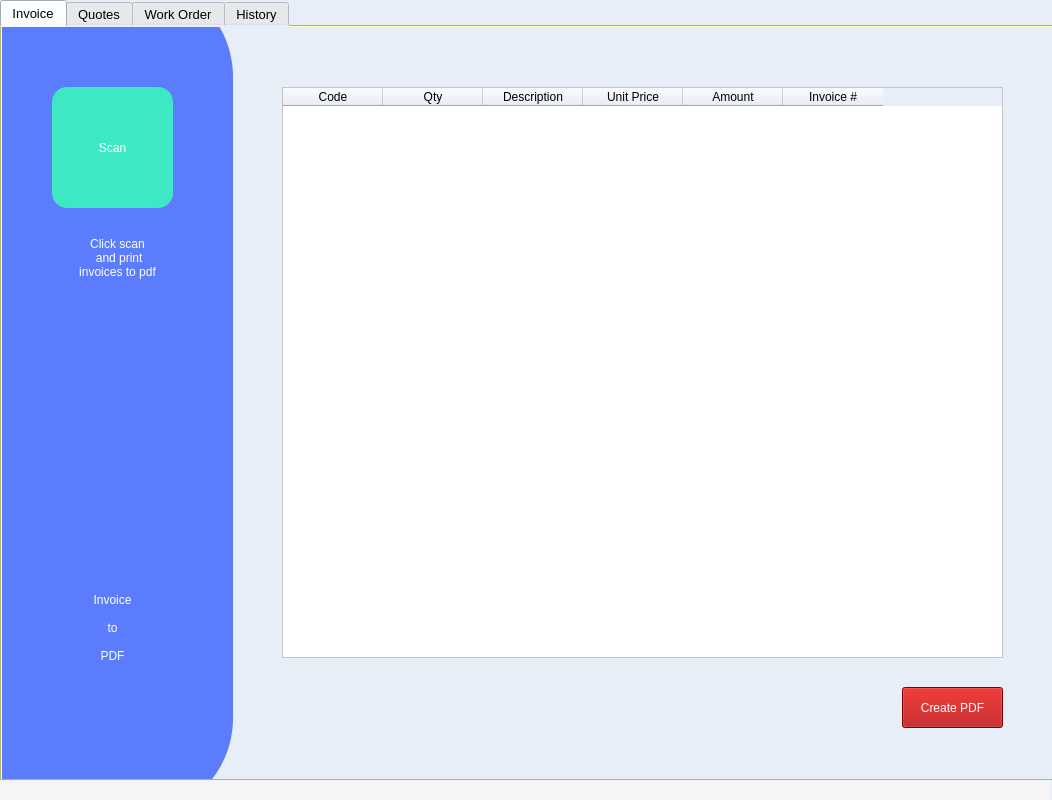
<?xml version="1.0" encoding="UTF-8"?>
<ui version="4.0">
 <class>Form</class>
 <widget class="QWidget" name="Form">
  <property name="geometry">
   <rect>
    <x>0</x>
    <y>0</y>
    <width>1052</width>
    <height>800</height>
   </rect>
  </property>
  <property name="windowTitle">
   <string>inv_printer</string>
  </property>
  <property name="styleSheet">
   <string notr="true">QWidget{

	background-color: rgb(231, 238, 248);
}</string>
  </property>
  <widget class="QTabWidget" name="tabWidget">
   <property name="geometry">
    <rect>
     <x>0</x>
     <y>0</y>
     <width>1061</width>
     <height>781</height>
    </rect>
   </property>
   <property name="palette">
    <palette>
     <active>
      <colorrole role="WindowText">
       <brush brushstyle="SolidPattern">
        <color alpha="255">
         <red>170</red>
         <green>255</green>
         <blue>127</blue>
        </color>
       </brush>
      </colorrole>
      <colorrole role="Button">
       <brush brushstyle="SolidPattern">
        <color alpha="255">
         <red>255</red>
         <green>255</green>
         <blue>127</blue>
        </color>
       </brush>
      </colorrole>
      <colorrole role="Light">
       <brush brushstyle="SolidPattern">
        <color alpha="255">
         <red>127</red>
         <green>255</green>
         <blue>255</blue>
        </color>
       </brush>
      </colorrole>
      <colorrole role="Midlight">
       <brush brushstyle="SolidPattern">
        <color alpha="255">
         <red>63</red>
         <green>255</green>
         <blue>255</blue>
        </color>
       </brush>
      </colorrole>
      <colorrole role="Dark">
       <brush brushstyle="SolidPattern">
        <color alpha="255">
         <red>0</red>
         <green>127</green>
         <blue>127</blue>
        </color>
       </brush>
      </colorrole>
      <colorrole role="Mid">
       <brush brushstyle="SolidPattern">
        <color alpha="255">
         <red>0</red>
         <green>170</green>
         <blue>170</blue>
        </color>
       </brush>
      </colorrole>
      <colorrole role="Text">
       <brush brushstyle="SolidPattern">
        <color alpha="255">
         <red>170</red>
         <green>255</green>
         <blue>127</blue>
        </color>
       </brush>
      </colorrole>
      <colorrole role="BrightText">
       <brush brushstyle="SolidPattern">
        <color alpha="255">
         <red>255</red>
         <green>255</green>
         <blue>255</blue>
        </color>
       </brush>
      </colorrole>
      <colorrole role="ButtonText">
       <brush brushstyle="SolidPattern">
        <color alpha="255">
         <red>170</red>
         <green>255</green>
         <blue>127</blue>
        </color>
       </brush>
      </colorrole>
      <colorrole role="Base">
       <brush brushstyle="SolidPattern">
        <color alpha="255">
         <red>255</red>
         <green>255</green>
         <blue>127</blue>
        </color>
       </brush>
      </colorrole>
      <colorrole role="Window">
       <brush brushstyle="SolidPattern">
        <color alpha="255">
         <red>255</red>
         <green>255</green>
         <blue>127</blue>
        </color>
       </brush>
      </colorrole>
      <colorrole role="Shadow">
       <brush brushstyle="SolidPattern">
        <color alpha="255">
         <red>0</red>
         <green>0</green>
         <blue>0</blue>
        </color>
       </brush>
      </colorrole>
      <colorrole role="AlternateBase">
       <brush brushstyle="SolidPattern">
        <color alpha="255">
         <red>127</red>
         <green>255</green>
         <blue>255</blue>
        </color>
       </brush>
      </colorrole>
      <colorrole role="ToolTipBase">
       <brush brushstyle="SolidPattern">
        <color alpha="255">
         <red>255</red>
         <green>255</green>
         <blue>220</blue>
        </color>
       </brush>
      </colorrole>
      <colorrole role="ToolTipText">
       <brush brushstyle="SolidPattern">
        <color alpha="255">
         <red>0</red>
         <green>0</green>
         <blue>0</blue>
        </color>
       </brush>
      </colorrole>
     </active>
     <inactive>
      <colorrole role="WindowText">
       <brush brushstyle="SolidPattern">
        <color alpha="255">
         <red>170</red>
         <green>255</green>
         <blue>127</blue>
        </color>
       </brush>
      </colorrole>
      <colorrole role="Button">
       <brush brushstyle="SolidPattern">
        <color alpha="255">
         <red>255</red>
         <green>255</green>
         <blue>127</blue>
        </color>
       </brush>
      </colorrole>
      <colorrole role="Light">
       <brush brushstyle="SolidPattern">
        <color alpha="255">
         <red>127</red>
         <green>255</green>
         <blue>255</blue>
        </color>
       </brush>
      </colorrole>
      <colorrole role="Midlight">
       <brush brushstyle="SolidPattern">
        <color alpha="255">
         <red>63</red>
         <green>255</green>
         <blue>255</blue>
        </color>
       </brush>
      </colorrole>
      <colorrole role="Dark">
       <brush brushstyle="SolidPattern">
        <color alpha="255">
         <red>0</red>
         <green>127</green>
         <blue>127</blue>
        </color>
       </brush>
      </colorrole>
      <colorrole role="Mid">
       <brush brushstyle="SolidPattern">
        <color alpha="255">
         <red>0</red>
         <green>170</green>
         <blue>170</blue>
        </color>
       </brush>
      </colorrole>
      <colorrole role="Text">
       <brush brushstyle="SolidPattern">
        <color alpha="255">
         <red>170</red>
         <green>255</green>
         <blue>127</blue>
        </color>
       </brush>
      </colorrole>
      <colorrole role="BrightText">
       <brush brushstyle="SolidPattern">
        <color alpha="255">
         <red>255</red>
         <green>255</green>
         <blue>255</blue>
        </color>
       </brush>
      </colorrole>
      <colorrole role="ButtonText">
       <brush brushstyle="SolidPattern">
        <color alpha="255">
         <red>170</red>
         <green>255</green>
         <blue>127</blue>
        </color>
       </brush>
      </colorrole>
      <colorrole role="Base">
       <brush brushstyle="SolidPattern">
        <color alpha="255">
         <red>255</red>
         <green>255</green>
         <blue>127</blue>
        </color>
       </brush>
      </colorrole>
      <colorrole role="Window">
       <brush brushstyle="SolidPattern">
        <color alpha="255">
         <red>255</red>
         <green>255</green>
         <blue>127</blue>
        </color>
       </brush>
      </colorrole>
      <colorrole role="Shadow">
       <brush brushstyle="SolidPattern">
        <color alpha="255">
         <red>0</red>
         <green>0</green>
         <blue>0</blue>
        </color>
       </brush>
      </colorrole>
      <colorrole role="AlternateBase">
       <brush brushstyle="SolidPattern">
        <color alpha="255">
         <red>127</red>
         <green>255</green>
         <blue>255</blue>
        </color>
       </brush>
      </colorrole>
      <colorrole role="ToolTipBase">
       <brush brushstyle="SolidPattern">
        <color alpha="255">
         <red>255</red>
         <green>255</green>
         <blue>220</blue>
        </color>
       </brush>
      </colorrole>
      <colorrole role="ToolTipText">
       <brush brushstyle="SolidPattern">
        <color alpha="255">
         <red>0</red>
         <green>0</green>
         <blue>0</blue>
        </color>
       </brush>
      </colorrole>
     </inactive>
     <disabled>
      <colorrole role="WindowText">
       <brush brushstyle="SolidPattern">
        <color alpha="255">
         <red>170</red>
         <green>255</green>
         <blue>127</blue>
        </color>
       </brush>
      </colorrole>
      <colorrole role="Button">
       <brush brushstyle="SolidPattern">
        <color alpha="255">
         <red>255</red>
         <green>255</green>
         <blue>127</blue>
        </color>
       </brush>
      </colorrole>
      <colorrole role="Light">
       <brush brushstyle="SolidPattern">
        <color alpha="255">
         <red>127</red>
         <green>255</green>
         <blue>255</blue>
        </color>
       </brush>
      </colorrole>
      <colorrole role="Midlight">
       <brush brushstyle="SolidPattern">
        <color alpha="255">
         <red>63</red>
         <green>255</green>
         <blue>255</blue>
        </color>
       </brush>
      </colorrole>
      <colorrole role="Dark">
       <brush brushstyle="SolidPattern">
        <color alpha="255">
         <red>0</red>
         <green>127</green>
         <blue>127</blue>
        </color>
       </brush>
      </colorrole>
      <colorrole role="Mid">
       <brush brushstyle="SolidPattern">
        <color alpha="255">
         <red>0</red>
         <green>170</green>
         <blue>170</blue>
        </color>
       </brush>
      </colorrole>
      <colorrole role="Text">
       <brush brushstyle="SolidPattern">
        <color alpha="255">
         <red>170</red>
         <green>255</green>
         <blue>127</blue>
        </color>
       </brush>
      </colorrole>
      <colorrole role="BrightText">
       <brush brushstyle="SolidPattern">
        <color alpha="255">
         <red>255</red>
         <green>255</green>
         <blue>255</blue>
        </color>
       </brush>
      </colorrole>
      <colorrole role="ButtonText">
       <brush brushstyle="SolidPattern">
        <color alpha="255">
         <red>170</red>
         <green>255</green>
         <blue>127</blue>
        </color>
       </brush>
      </colorrole>
      <colorrole role="Base">
       <brush brushstyle="SolidPattern">
        <color alpha="255">
         <red>255</red>
         <green>255</green>
         <blue>127</blue>
        </color>
       </brush>
      </colorrole>
      <colorrole role="Window">
       <brush brushstyle="SolidPattern">
        <color alpha="255">
         <red>255</red>
         <green>255</green>
         <blue>127</blue>
        </color>
       </brush>
      </colorrole>
      <colorrole role="Shadow">
       <brush brushstyle="SolidPattern">
        <color alpha="255">
         <red>0</red>
         <green>0</green>
         <blue>0</blue>
        </color>
       </brush>
      </colorrole>
      <colorrole role="AlternateBase">
       <brush brushstyle="SolidPattern">
        <color alpha="255">
         <red>0</red>
         <green>255</green>
         <blue>255</blue>
        </color>
       </brush>
      </colorrole>
      <colorrole role="ToolTipBase">
       <brush brushstyle="SolidPattern">
        <color alpha="255">
         <red>255</red>
         <green>255</green>
         <blue>220</blue>
        </color>
       </brush>
      </colorrole>
      <colorrole role="ToolTipText">
       <brush brushstyle="SolidPattern">
        <color alpha="255">
         <red>0</red>
         <green>0</green>
         <blue>0</blue>
        </color>
       </brush>
      </colorrole>
     </disabled>
    </palette>
   </property>
   <property name="font">
    <font>
     <family>Segoe UI</family>
     <pointsize>10</pointsize>
     <weight>50</weight>
     <italic>false</italic>
     <bold>false</bold>
    </font>
   </property>
   <property name="styleSheet">
    <string notr="true">QTabWidget{
background-color: rgb(255, 255, 127);
	font: 10pt &quot;Segoe UI&quot;;
	color: rgb(170, 255, 127);

}

</string>
   </property>
   <property name="currentIndex">
    <number>0</number>
   </property>
   <widget class="QWidget" name="tab_inv">
    <property name="font">
     <font>
      <family>MS Gothic</family>
      <pointsize>20</pointsize>
     </font>
    </property>
    <property name="accessibleName">
     <string/>
    </property>
    <property name="autoFillBackground">
     <bool>false</bool>
    </property>
    <attribute name="title">
     <string>Invoice</string>
    </attribute>
    <widget class="QTableWidget" name="tableWidget_inv">
     <property name="geometry">
      <rect>
       <x>280</x>
       <y>60</y>
       <width>721</width>
       <height>571</height>
      </rect>
     </property>
     <property name="focusPolicy">
      <enum>Qt::WheelFocus</enum>
     </property>
     <property name="contextMenuPolicy">
      <enum>Qt::PreventContextMenu</enum>
     </property>
     <property name="styleSheet">
      <string notr="true">QTableWidget{
background-color: rgb(255, 255, 255);
}</string>
     </property>
     <property name="editTriggers">
      <set>QAbstractItemView::NoEditTriggers</set>
     </property>
     <property name="alternatingRowColors">
      <bool>false</bool>
     </property>
     <property name="verticalScrollMode">
      <enum>QAbstractItemView::ScrollPerPixel</enum>
     </property>
     <attribute name="horizontalHeaderHighlightSections">
      <bool>true</bool>
     </attribute>
     <column>
      <property name="text">
       <string>Code</string>
      </property>
     </column>
     <column>
      <property name="text">
       <string>Qty</string>
      </property>
     </column>
     <column>
      <property name="text">
       <string>Description</string>
      </property>
     </column>
     <column>
      <property name="text">
       <string>Unit Price</string>
      </property>
     </column>
     <column>
      <property name="text">
       <string>Amount</string>
      </property>
     </column>
     <column>
      <property name="text">
       <string>Invoice #</string>
      </property>
     </column>
    </widget>
    <widget class="QPushButton" name="pdfbtn_inv">
     <property name="geometry">
      <rect>
       <x>900</x>
       <y>660</y>
       <width>101</width>
       <height>41</height>
      </rect>
     </property>
     <property name="whatsThis">
      <string>&lt;html&gt;&lt;head/&gt;&lt;body&gt;&lt;p align=&quot;center&quot;&gt;&lt;br/&gt;&lt;/p&gt;&lt;/body&gt;&lt;/html&gt;</string>
     </property>
     <property name="styleSheet">
      <string notr="true">QPushButton{
background-color: rgb(170, 0, 0);
	font: 9pt &quot;Segoe UI Semilight&quot;;
	
	color: rgb(255, 255, 255);
}</string>
     </property>
     <property name="text">
      <string>Create PDF</string>
     </property>
    </widget>
    <widget class="QFrame" name="frame_3">
     <property name="geometry">
      <rect>
       <x>-60</x>
       <y>-50</y>
       <width>291</width>
       <height>841</height>
      </rect>
     </property>
     <property name="styleSheet">
      <string notr="true">QFrame{
background-color: rgb(91, 124, 253);
border-radius: 100px;
}</string>
     </property>
     <property name="frameShape">
      <enum>QFrame::StyledPanel</enum>
     </property>
     <property name="frameShadow">
      <enum>QFrame::Raised</enum>
     </property>
     <widget class="QLabel" name="label_7">
      <property name="geometry">
       <rect>
        <x>80</x>
        <y>200</y>
        <width>191</width>
        <height>161</height>
       </rect>
      </property>
      <property name="styleSheet">
       <string notr="true">QLabel{
	
	
	font: 25 9pt &quot;Microsoft YaHei Light&quot;;
	color: rgb(255, 255, 255);

}</string>
      </property>
      <property name="text">
       <string>Click scan 
 and print 
invoices to pdf</string>
      </property>
      <property name="alignment">
       <set>Qt::AlignCenter</set>
      </property>
     </widget>
     <widget class="QPushButton" name="scan_inv">
      <property name="geometry">
       <rect>
        <x>110</x>
        <y>110</y>
        <width>121</width>
        <height>121</height>
       </rect>
      </property>
      <property name="styleSheet">
       <string notr="true">QPushButton{
background-color: #3FE8C4;
	color: rgb(255, 255, 255);
	font: 63 15pt &quot;Segoe UI Semibold&quot;;
border-radius: 15px;
}</string>
      </property>
      <property name="text">
       <string>Scan</string>
      </property>
     </widget>
     <widget class="QLabel" name="label_8">
      <property name="geometry">
       <rect>
        <x>90</x>
        <y>570</y>
        <width>161</width>
        <height>161</height>
       </rect>
      </property>
      <property name="styleSheet">
       <string notr="true">QLabel{
	font: 87 12pt &quot;Arial Black&quot;;
	color: rgb(255, 255, 255);

}</string>
      </property>
      <property name="text">
       <string>Invoice 
 
to
 
PDF</string>
      </property>
      <property name="alignment">
       <set>Qt::AlignCenter</set>
      </property>
     </widget>
    </widget>
   </widget>
   <widget class="QWidget" name="tab_q">
    <attribute name="title">
     <string>Quotes</string>
    </attribute>
    <widget class="QPushButton" name="pdfbtn_q">
     <property name="geometry">
      <rect>
       <x>900</x>
       <y>660</y>
       <width>101</width>
       <height>41</height>
      </rect>
     </property>
     <property name="whatsThis">
      <string>&lt;html&gt;&lt;head/&gt;&lt;body&gt;&lt;p align=&quot;center&quot;&gt;&lt;br/&gt;&lt;/p&gt;&lt;/body&gt;&lt;/html&gt;</string>
     </property>
     <property name="styleSheet">
      <string notr="true">QPushButton{
background-color: rgb(170, 0, 0);
	font: 9pt &quot;Segoe UI Semilight&quot;;
	
	color: rgb(255, 255, 255);
}</string>
     </property>
     <property name="text">
      <string>Create PDF</string>
     </property>
    </widget>
    <widget class="QTableWidget" name="tableWidget_q">
     <property name="geometry">
      <rect>
       <x>280</x>
       <y>60</y>
       <width>721</width>
       <height>571</height>
      </rect>
     </property>
     <property name="focusPolicy">
      <enum>Qt::WheelFocus</enum>
     </property>
     <property name="contextMenuPolicy">
      <enum>Qt::PreventContextMenu</enum>
     </property>
     <property name="styleSheet">
      <string notr="true">QTableWidget{
background-color: rgb(255, 255, 255);
}</string>
     </property>
     <property name="editTriggers">
      <set>QAbstractItemView::NoEditTriggers</set>
     </property>
     <property name="alternatingRowColors">
      <bool>false</bool>
     </property>
     <property name="verticalScrollMode">
      <enum>QAbstractItemView::ScrollPerPixel</enum>
     </property>
     <attribute name="horizontalHeaderHighlightSections">
      <bool>true</bool>
     </attribute>
     <column>
      <property name="text">
       <string>Code</string>
      </property>
     </column>
     <column>
      <property name="text">
       <string>Qty</string>
      </property>
     </column>
     <column>
      <property name="text">
       <string>Description</string>
      </property>
     </column>
     <column>
      <property name="text">
       <string>Unit Price</string>
      </property>
     </column>
     <column>
      <property name="text">
       <string>Amount</string>
      </property>
     </column>
     <column>
      <property name="text">
       <string>Quote#</string>
      </property>
     </column>
    </widget>
    <widget class="QFrame" name="frame_2">
     <property name="geometry">
      <rect>
       <x>-60</x>
       <y>-50</y>
       <width>291</width>
       <height>841</height>
      </rect>
     </property>
     <property name="styleSheet">
      <string notr="true">QFrame{
background-color:#38CDE8;
border-radius: 100px;
}</string>
     </property>
     <property name="frameShape">
      <enum>QFrame::StyledPanel</enum>
     </property>
     <property name="frameShadow">
      <enum>QFrame::Raised</enum>
     </property>
     <widget class="QLabel" name="label_5">
      <property name="geometry">
       <rect>
        <x>80</x>
        <y>200</y>
        <width>191</width>
        <height>161</height>
       </rect>
      </property>
      <property name="styleSheet">
       <string notr="true">QLabel{
	
	
	font: 25 9pt &quot;Microsoft YaHei Light&quot;;
	color: rgb(255, 255, 255);

}</string>
      </property>
      <property name="text">
       <string>Click scan 
 and print 
quotes to pdf</string>
      </property>
      <property name="alignment">
       <set>Qt::AlignCenter</set>
      </property>
     </widget>
     <widget class="QPushButton" name="scan_q">
      <property name="geometry">
       <rect>
        <x>110</x>
        <y>110</y>
        <width>121</width>
        <height>121</height>
       </rect>
      </property>
      <property name="styleSheet">
       <string notr="true">QPushButton{
background-color:#45FFA3;
	color: rgb(255, 255, 255);
	font: 63 15pt &quot;Segoe UI Semibold&quot;;
border-radius: 15px;
}</string>
      </property>
      <property name="text">
       <string>Scan</string>
      </property>
     </widget>
     <widget class="QLabel" name="label_6">
      <property name="geometry">
       <rect>
        <x>90</x>
        <y>570</y>
        <width>161</width>
        <height>161</height>
       </rect>
      </property>
      <property name="styleSheet">
       <string notr="true">QLabel{
	font: 87 12pt &quot;Arial Black&quot;;
	color: rgb(255, 255, 255);

}</string>
      </property>
      <property name="text">
       <string>Quotes 
 
to
 
PDF</string>
      </property>
      <property name="alignment">
       <set>Qt::AlignCenter</set>
      </property>
     </widget>
    </widget>
   </widget>
   <widget class="QWidget" name="tab_wo">
    <attribute name="title">
     <string>Work Order</string>
    </attribute>
    <widget class="QTableWidget" name="tableWidget_wo">
     <property name="geometry">
      <rect>
       <x>280</x>
       <y>60</y>
       <width>721</width>
       <height>571</height>
      </rect>
     </property>
     <property name="focusPolicy">
      <enum>Qt::WheelFocus</enum>
     </property>
     <property name="contextMenuPolicy">
      <enum>Qt::PreventContextMenu</enum>
     </property>
     <property name="styleSheet">
      <string notr="true">QTableWidget{
background-color: rgb(255, 255, 255);
}</string>
     </property>
     <property name="editTriggers">
      <set>QAbstractItemView::NoEditTriggers</set>
     </property>
     <property name="alternatingRowColors">
      <bool>false</bool>
     </property>
     <property name="verticalScrollMode">
      <enum>QAbstractItemView::ScrollPerPixel</enum>
     </property>
     <attribute name="horizontalHeaderHighlightSections">
      <bool>true</bool>
     </attribute>
     <column>
      <property name="text">
       <string>Code</string>
      </property>
     </column>
     <column>
      <property name="text">
       <string>Qty</string>
      </property>
     </column>
     <column>
      <property name="text">
       <string>Description</string>
      </property>
     </column>
     <column>
      <property name="text">
       <string>Unit Price</string>
      </property>
     </column>
     <column>
      <property name="text">
       <string>Amount</string>
      </property>
     </column>
     <column>
      <property name="text">
       <string>W/O#</string>
      </property>
     </column>
    </widget>
    <widget class="QPushButton" name="pdfbtn_wo">
     <property name="geometry">
      <rect>
       <x>900</x>
       <y>660</y>
       <width>101</width>
       <height>41</height>
      </rect>
     </property>
     <property name="whatsThis">
      <string>&lt;html&gt;&lt;head/&gt;&lt;body&gt;&lt;p align=&quot;center&quot;&gt;&lt;br/&gt;&lt;/p&gt;&lt;/body&gt;&lt;/html&gt;</string>
     </property>
     <property name="styleSheet">
      <string notr="true">QPushButton{
background-color: rgb(170, 0, 0);
	font: 9pt &quot;Segoe UI Semilight&quot;;
	
	color: rgb(255, 255, 255);
}</string>
     </property>
     <property name="text">
      <string>Create PDF</string>
     </property>
    </widget>
    <widget class="QFrame" name="frame_4">
     <property name="geometry">
      <rect>
       <x>-60</x>
       <y>-50</y>
       <width>291</width>
       <height>841</height>
      </rect>
     </property>
     <property name="styleSheet">
      <string notr="true">QFrame{
background-color: #5AE896;
border-radius: 100px;
}</string>
     </property>
     <property name="frameShape">
      <enum>QFrame::StyledPanel</enum>
     </property>
     <property name="frameShadow">
      <enum>QFrame::Raised</enum>
     </property>
     <widget class="QLabel" name="label_9">
      <property name="geometry">
       <rect>
        <x>80</x>
        <y>200</y>
        <width>191</width>
        <height>161</height>
       </rect>
      </property>
      <property name="styleSheet">
       <string notr="true">QLabel{
	
	
	font: 25 9pt &quot;Microsoft YaHei Light&quot;;
	color: rgb(255, 255, 255);

}</string>
      </property>
      <property name="text">
       <string>Click scan 
 and print 
work orders to pdf</string>
      </property>
      <property name="alignment">
       <set>Qt::AlignCenter</set>
      </property>
     </widget>
     <widget class="QPushButton" name="scan_wo">
      <property name="geometry">
       <rect>
        <x>110</x>
        <y>110</y>
        <width>121</width>
        <height>121</height>
       </rect>
      </property>
      <property name="styleSheet">
       <string notr="true">QPushButton{
background-color: #6FFED3;
	color: rgb(255, 255, 255);
	font: 63 15pt &quot;Segoe UI Semibold&quot;;
border-radius: 15px;
}</string>
      </property>
      <property name="text">
       <string>Scan</string>
      </property>
     </widget>
     <widget class="QLabel" name="label_10">
      <property name="geometry">
       <rect>
        <x>90</x>
        <y>570</y>
        <width>161</width>
        <height>161</height>
       </rect>
      </property>
      <property name="styleSheet">
       <string notr="true">QLabel{
	font: 87 12pt &quot;Arial Black&quot;;
	color: rgb(255, 255, 255);

}</string>
      </property>
      <property name="text">
       <string>Work Order 
 
to
 
PDF</string>
      </property>
      <property name="alignment">
       <set>Qt::AlignCenter</set>
      </property>
     </widget>
    </widget>
   </widget>
   <widget class="QWidget" name="tab_h">
    <attribute name="title">
     <string>History</string>
    </attribute>
    <widget class="QFrame" name="frame_5">
     <property name="geometry">
      <rect>
       <x>-30</x>
       <y>-30</y>
       <width>261</width>
       <height>841</height>
      </rect>
     </property>
     <property name="styleSheet">
      <string notr="true">QFrame{
background-color: #FE8D4E;
border-radius: 100px;
}</string>
     </property>
     <property name="frameShape">
      <enum>QFrame::StyledPanel</enum>
     </property>
     <property name="frameShadow">
      <enum>QFrame::Raised</enum>
     </property>
     <widget class="QLabel" name="label_11">
      <property name="geometry">
       <rect>
        <x>60</x>
        <y>160</y>
        <width>191</width>
        <height>161</height>
       </rect>
      </property>
      <property name="styleSheet">
       <string notr="true">QLabel{
	
	
	font: 25 9pt &quot;Microsoft YaHei Light&quot;;
	color: rgb(255, 255, 255);

}</string>
      </property>
      <property name="text">
       <string>List of 
printed invoice,
quotes and 
work orders</string>
      </property>
      <property name="alignment">
       <set>Qt::AlignCenter</set>
      </property>
     </widget>
     <widget class="QLabel" name="label_12">
      <property name="geometry">
       <rect>
        <x>80</x>
        <y>480</y>
        <width>161</width>
        <height>261</height>
       </rect>
      </property>
      <property name="styleSheet">
       <string notr="true">QLabel{
	font: 87 15pt &quot;Arial Black&quot;;
	color: rgb(255, 255, 255);

}</string>
      </property>
      <property name="text">
       <string>History</string>
      </property>
      <property name="alignment">
       <set>Qt::AlignCenter</set>
      </property>
     </widget>
     <widget class="QLabel" name="label_13">
      <property name="geometry">
       <rect>
        <x>70</x>
        <y>380</y>
        <width>191</width>
        <height>161</height>
       </rect>
      </property>
      <property name="styleSheet">
       <string notr="true">QLabel{
	
	
	font: 25 9pt &quot;Microsoft YaHei Light&quot;;
	color: rgb(255, 255, 255);

}</string>
      </property>
      <property name="text">
       <string>You can 
reprint selected 
invoice, quotes 
and work 
orders</string>
      </property>
      <property name="alignment">
       <set>Qt::AlignCenter</set>
      </property>
     </widget>
    </widget>
    <widget class="QTableWidget" name="tableWidget_his">
     <property name="geometry">
      <rect>
       <x>250</x>
       <y>60</y>
       <width>761</width>
       <height>571</height>
      </rect>
     </property>
     <property name="focusPolicy">
      <enum>Qt::WheelFocus</enum>
     </property>
     <property name="contextMenuPolicy">
      <enum>Qt::PreventContextMenu</enum>
     </property>
     <property name="styleSheet">
      <string notr="true">QTableWidget{
background-color: rgb(255, 255, 255);
}</string>
     </property>
     <property name="editTriggers">
      <set>QAbstractItemView::NoEditTriggers</set>
     </property>
     <property name="alternatingRowColors">
      <bool>false</bool>
     </property>
     <property name="verticalScrollMode">
      <enum>QAbstractItemView::ScrollPerPixel</enum>
     </property>
     <attribute name="horizontalHeaderHighlightSections">
      <bool>true</bool>
     </attribute>
     <column>
      <property name="text">
       <string>Inv#</string>
      </property>
     </column>
     <column>
      <property name="text">
       <string>Quote#</string>
      </property>
     </column>
     <column>
      <property name="text">
       <string>W/O#</string>
      </property>
     </column>
     <column>
      <property name="text">
       <string>Customer Name</string>
      </property>
     </column>
     <column>
      <property name="text">
       <string>Date Printed</string>
      </property>
     </column>
     <column>
      <property name="text">
       <string>Action</string>
      </property>
     </column>
    </widget>
    <widget class="QPushButton" name="refresh_btn">
     <property name="geometry">
      <rect>
       <x>910</x>
       <y>660</y>
       <width>101</width>
       <height>41</height>
      </rect>
     </property>
     <property name="whatsThis">
      <string>&lt;html&gt;&lt;head/&gt;&lt;body&gt;&lt;p align=&quot;center&quot;&gt;&lt;br/&gt;&lt;/p&gt;&lt;/body&gt;&lt;/html&gt;</string>
     </property>
     <property name="styleSheet">
      <string notr="true">QPushButton{
background-color: #47A874;
	font: 9pt &quot;Segoe UI Semilight&quot;;
	
	color: rgb(255, 255, 255);
}</string>
     </property>
     <property name="text">
      <string>Refresh</string>
     </property>
    </widget>
   </widget>
  </widget>
  <widget class="QLabel" name="time_label">
   <property name="geometry">
    <rect>
     <x>0</x>
     <y>780</y>
     <width>1051</width>
     <height>21</height>
    </rect>
   </property>
   <property name="styleSheet">
    <string notr="true">QLabel{
color: rgb(0, 170, 127);
	background-color: rgb(245, 245, 245);
}</string>
   </property>
   <property name="text">
    <string/>
   </property>
   <property name="alignment">
    <set>Qt::AlignRight|Qt::AlignTrailing|Qt::AlignVCenter</set>
   </property>
  </widget>
 </widget>
 <resources/>
 <connections/>
</ui>
